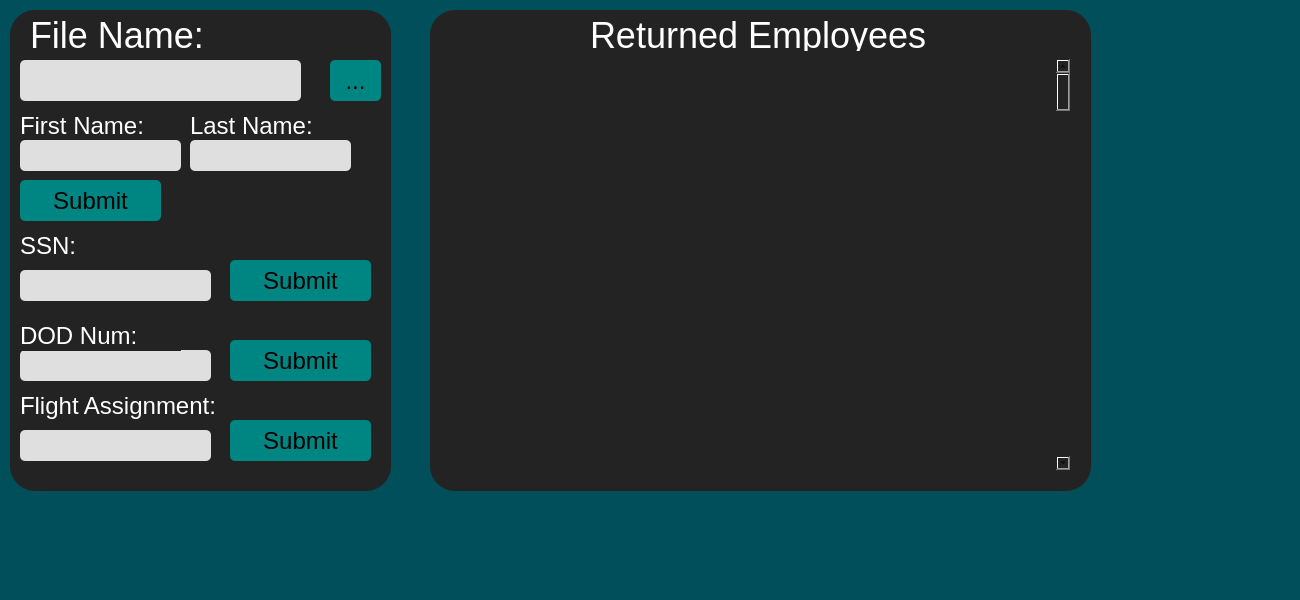
       <widget class="QWidget" name="page_2">
        <property name="minimumSize">
         <size>
          <width>1300</width>
          <height>600</height>
         </size>
        </property>
        <property name="maximumSize">
         <size>
          <width>1300</width>
          <height>600</height>
         </size>
        </property>
        <property name="styleSheet">
         <string notr="true">QWidget{

	
	background-color: rgb(0, 79, 91);
}</string>
        </property>
        <widget class="QWidget" name="widget_4" native="true">
         <property name="geometry">
          <rect>
           <x>10</x>
           <y>10</y>
           <width>381</width>
           <height>481</height>
          </rect>
         </property>
         <property name="styleSheet">
          <string notr="true">QWidget{
	background-color: rgb(35, 35, 35);
	font-family: Arial, Helvetica, sans-serif;
	
	border-radius:25px

}</string>
         </property>
         <widget class="QLineEdit" name="fileNameLine_3">
          <property name="geometry">
           <rect>
            <x>10</x>
            <y>50</y>
            <width>281</width>
            <height>41</height>
           </rect>
          </property>
          <property name="styleSheet">
           <string notr="true">QLineEdit{
	
	background-color: rgb(223, 223, 223);
	font-size: 24px;
	font-weight: bold;
	
	color: rgb(0, 141, 143);
	border-color: rgb(0, 116, 118);
	border-radius:5px


}</string>
          </property>
         </widget>
         <widget class="QLabel" name="FileNameLabel_2">
          <property name="geometry">
           <rect>
            <x>20</x>
            <y>10</y>
            <width>181</width>
            <height>31</height>
           </rect>
          </property>
          <property name="styleSheet">
           <string notr="true">QLabel{
	color: rgb(255, 255, 255);
	font-size: 36px;

	border-color: rgb(0, 139, 130);
}
</string>
          </property>
          <property name="text">
           <string>File Name:</string>
          </property>
         </widget>
         <widget class="QLabel" name="label_62">
          <property name="geometry">
           <rect>
            <x>10</x>
            <y>100</y>
            <width>131</width>
            <height>31</height>
           </rect>
          </property>
          <property name="styleSheet">
           <string notr="true">QLabel{
	color: rgb(255, 255, 255);
	font-size: 24px;
	font-family: Arial, Helvetica, sans-serif;

	border-color: rgb(0, 139, 130);
}</string>
          </property>
          <property name="text">
           <string>First Name:</string>
          </property>
         </widget>
         <widget class="QToolButton" name="toolButton_5">
          <property name="geometry">
           <rect>
            <x>320</x>
            <y>50</y>
            <width>51</width>
            <height>41</height>
           </rect>
          </property>
          <property name="styleSheet">
           <string notr="true">QToolButton{
	
	background-color: rgb(0, 134, 130);
	border-radius:5px;
	font-size: 24px;
}

QToolButton:hover{
	
	background-color: rgb(0, 255, 255);

}</string>
          </property>
          <property name="text">
           <string>...</string>
          </property>
         </widget>
         <widget class="QLineEdit" name="fNameEntry_2">
          <property name="geometry">
           <rect>
            <x>10</x>
            <y>130</y>
            <width>161</width>
            <height>31</height>
           </rect>
          </property>
          <property name="styleSheet">
           <string notr="true">QLineEdit{
	
	background-color: rgb(223, 223, 223);
	color: rgb(0, 141, 143);
	
	font-size: 24px;
	border-color: rgb(0, 116, 118);
	border-radius:5px


}</string>
          </property>
         </widget>
         <widget class="QLabel" name="label_63">
          <property name="geometry">
           <rect>
            <x>180</x>
            <y>100</y>
            <width>161</width>
            <height>31</height>
           </rect>
          </property>
          <property name="styleSheet">
           <string notr="true">QLabel{
	color: rgb(255, 255, 255);
	font-size: 24px;
	font-family: Arial, Helvetica, sans-serif;

	border-color: rgb(0, 139, 130);
}</string>
          </property>
          <property name="text">
           <string>Last Name:</string>
          </property>
         </widget>
         <widget class="QLineEdit" name="lNameEntry_2">
          <property name="geometry">
           <rect>
            <x>180</x>
            <y>130</y>
            <width>161</width>
            <height>31</height>
           </rect>
          </property>
          <property name="styleSheet">
           <string notr="true">QLineEdit{
	
	background-color: rgb(223, 223, 223);
	font-size: 24px;
	color: rgb(0, 141, 143);
	border-color: rgb(0, 116, 118);
	border-radius:5px


}</string>
          </property>
         </widget>
         <widget class="QPushButton" name="page2Submit_4">
          <property name="geometry">
           <rect>
            <x>220</x>
            <y>410</y>
            <width>141</width>
            <height>41</height>
           </rect>
          </property>
          <property name="styleSheet">
           <string notr="true">QPushButton{
	
	background-color: rgb(0, 134, 130);
	border-radius:5px;
	font-size: 24px;

}

QPushButton:hover{
	
	box-shadow: 10px 5px 5px grey;
	background-color: rgb(0, 255, 247);
	border-radius:5px;
	font-size: 24px;

}</string>
          </property>
          <property name="text">
           <string>Submit</string>
          </property>
         </widget>
         <widget class="QLineEdit" name="ssnEntry_2">
          <property name="geometry">
           <rect>
            <x>10</x>
            <y>260</y>
            <width>191</width>
            <height>31</height>
           </rect>
          </property>
          <property name="styleSheet">
           <string notr="true">QLineEdit{
	
	background-color: rgb(223, 223, 223);
	color: rgb(0, 141, 143);
	
	font-size: 24px;
	border-color: rgb(0, 116, 118);
	border-radius:5px


}</string>
          </property>
         </widget>
         <widget class="QLabel" name="label_64">
          <property name="geometry">
           <rect>
            <x>10</x>
            <y>220</y>
            <width>131</width>
            <height>31</height>
           </rect>
          </property>
          <property name="styleSheet">
           <string notr="true">QLabel{
	color: rgb(255, 255, 255);
	font-size: 24px;
	font-family: Arial, Helvetica, sans-serif;

	border-color: rgb(0, 139, 130);
}</string>
          </property>
          <property name="text">
           <string>SSN:</string>
          </property>
         </widget>
         <widget class="QLineEdit" name="dodEntry_2">
          <property name="geometry">
           <rect>
            <x>10</x>
            <y>340</y>
            <width>191</width>
            <height>31</height>
           </rect>
          </property>
          <property name="styleSheet">
           <string notr="true">QLineEdit{
	
	background-color: rgb(223, 223, 223);
	font-size: 24px;
	color: rgb(0, 141, 143);
	border-color: rgb(0, 116, 118);
	border-radius:5px


}</string>
          </property>
         </widget>
         <widget class="QLabel" name="label_65">
          <property name="geometry">
           <rect>
            <x>10</x>
            <y>310</y>
            <width>161</width>
            <height>31</height>
           </rect>
          </property>
          <property name="styleSheet">
           <string notr="true">QLabel{
	color: rgb(255, 255, 255);
	font-size: 24px;
	font-family: Arial, Helvetica, sans-serif;

	border-color: rgb(0, 139, 130);
}</string>
          </property>
          <property name="text">
           <string>DOD Num:</string>
          </property>
         </widget>
         <widget class="QLabel" name="label_66">
          <property name="geometry">
           <rect>
            <x>10</x>
            <y>380</y>
            <width>201</width>
            <height>31</height>
           </rect>
          </property>
          <property name="styleSheet">
           <string notr="true">QLabel{
	color: rgb(255, 255, 255);
	font-size: 24px;
	font-family: Arial, Helvetica, sans-serif;

	border-color: rgb(0, 139, 130);
}</string>
          </property>
          <property name="text">
           <string>Flight Assignment:</string>
          </property>
         </widget>
         <widget class="QLineEdit" name="flightEntry_2">
          <property name="geometry">
           <rect>
            <x>10</x>
            <y>420</y>
            <width>191</width>
            <height>31</height>
           </rect>
          </property>
          <property name="styleSheet">
           <string notr="true">QLineEdit{
	
	background-color: rgb(223, 223, 223);
	font-size: 24px;
	color: rgb(0, 141, 143);
	border-color: rgb(0, 116, 118);
	border-radius:5px


}</string>
          </property>
         </widget>
         <widget class="QPushButton" name="page2Submit_1">
          <property name="geometry">
           <rect>
            <x>10</x>
            <y>170</y>
            <width>141</width>
            <height>41</height>
           </rect>
          </property>
          <property name="styleSheet">
           <string notr="true">QPushButton{
	
	background-color: rgb(0, 134, 130);
	border-radius:5px;
	font-size: 24px;

}

QPushButton:hover{
	
	box-shadow: 10px 5px 5px grey;
	background-color: rgb(0, 255, 247);
	border-radius:5px;
	font-size: 24px;

}</string>
          </property>
          <property name="text">
           <string>Submit</string>
          </property>
         </widget>
         <widget class="QPushButton" name="page2Submit_2">
          <property name="geometry">
           <rect>
            <x>220</x>
            <y>250</y>
            <width>141</width>
            <height>41</height>
           </rect>
          </property>
          <property name="styleSheet">
           <string notr="true">QPushButton{
	
	background-color: rgb(0, 134, 130);
	border-radius:5px;
	font-size: 24px;

}

QPushButton:hover{
	
	box-shadow: 10px 5px 5px grey;
	background-color: rgb(0, 255, 247);
	border-radius:5px;
	font-size: 24px;

}</string>
          </property>
          <property name="text">
           <string>Submit</string>
          </property>
         </widget>
         <widget class="QPushButton" name="page2Submit_3">
          <property name="geometry">
           <rect>
            <x>220</x>
            <y>330</y>
            <width>141</width>
            <height>41</height>
           </rect>
          </property>
          <property name="styleSheet">
           <string notr="true">QPushButton{
	
	background-color: rgb(0, 134, 130);
	border-radius:5px;
	font-size: 24px;

}

QPushButton:hover{
	
	box-shadow: 10px 5px 5px grey;
	background-color: rgb(0, 255, 247);
	border-radius:5px;
	font-size: 24px;

}</string>
          </property>
          <property name="text">
           <string>Submit</string>
          </property>
         </widget>
        </widget>
        <widget class="QWidget" name="widget_9" native="true">
         <property name="geometry">
          <rect>
           <x>430</x>
           <y>10</y>
           <width>661</width>
           <height>481</height>
          </rect>
         </property>
         <property name="styleSheet">
          <string notr="true">QWidget{
	background-color: rgb(35, 35, 35);
	font-family: Arial, Helvetica, sans-serif;
	
	border-radius:25px

}</string>
         </property>
         <widget class="QScrollArea" name="scrollArea_3">
          <property name="geometry">
           <rect>
            <x>19</x>
            <y>49</y>
            <width>621</width>
            <height>411</height>
           </rect>
          </property>
          <property name="verticalScrollBarPolicy">
           <enum>Qt::ScrollBarAlwaysOn</enum>
          </property>
          <property name="widgetResizable">
           <bool>true</bool>
          </property>
          <widget class="QWidget" name="scrollAreaWidgetContents_3">
           <property name="geometry">
            <rect>
             <x>0</x>
             <y>0</y>
             <width>100</width>
             <height>5000</height>
            </rect>
           </property>
           <property name="minimumSize">
            <size>
             <width>0</width>
             <height>5000</height>
            </size>
           </property>
           <property name="styleSheet">
            <string notr="true">QWidget#scrollAreaWidgetContents_3{
	border:None;


}


QWidget{
	border-radius:5px



}
QLabel{
	border:None;
	color: rgb(255, 255, 255);
	font-size:24px;


}
#formLayout{
	border:None;

}</string>
           </property>
           <widget class="QWidget" name="formLayoutWidget">
            <property name="geometry">
             <rect>
              <x>-1</x>
              <y>-1</y>
              <width>611</width>
              <height>4611</height>
             </rect>
            </property>
            <layout class="QFormLayout" name="formLayout"/>
           </widget>
          </widget>
         </widget>
         <widget class="QLabel" name="label_67">
          <property name="geometry">
           <rect>
            <x>160</x>
            <y>10</y>
            <width>341</width>
            <height>31</height>
           </rect>
          </property>
          <property name="styleSheet">
           <string notr="true">QLabel{
	color: rgb(255, 255, 255);
	font-size: 36px;

	border-color: rgb(0, 139, 130);
}
</string>
          </property>
          <property name="text">
           <string>Returned Employees</string>
          </property>
         </widget>
        </widget>
       </widget>
